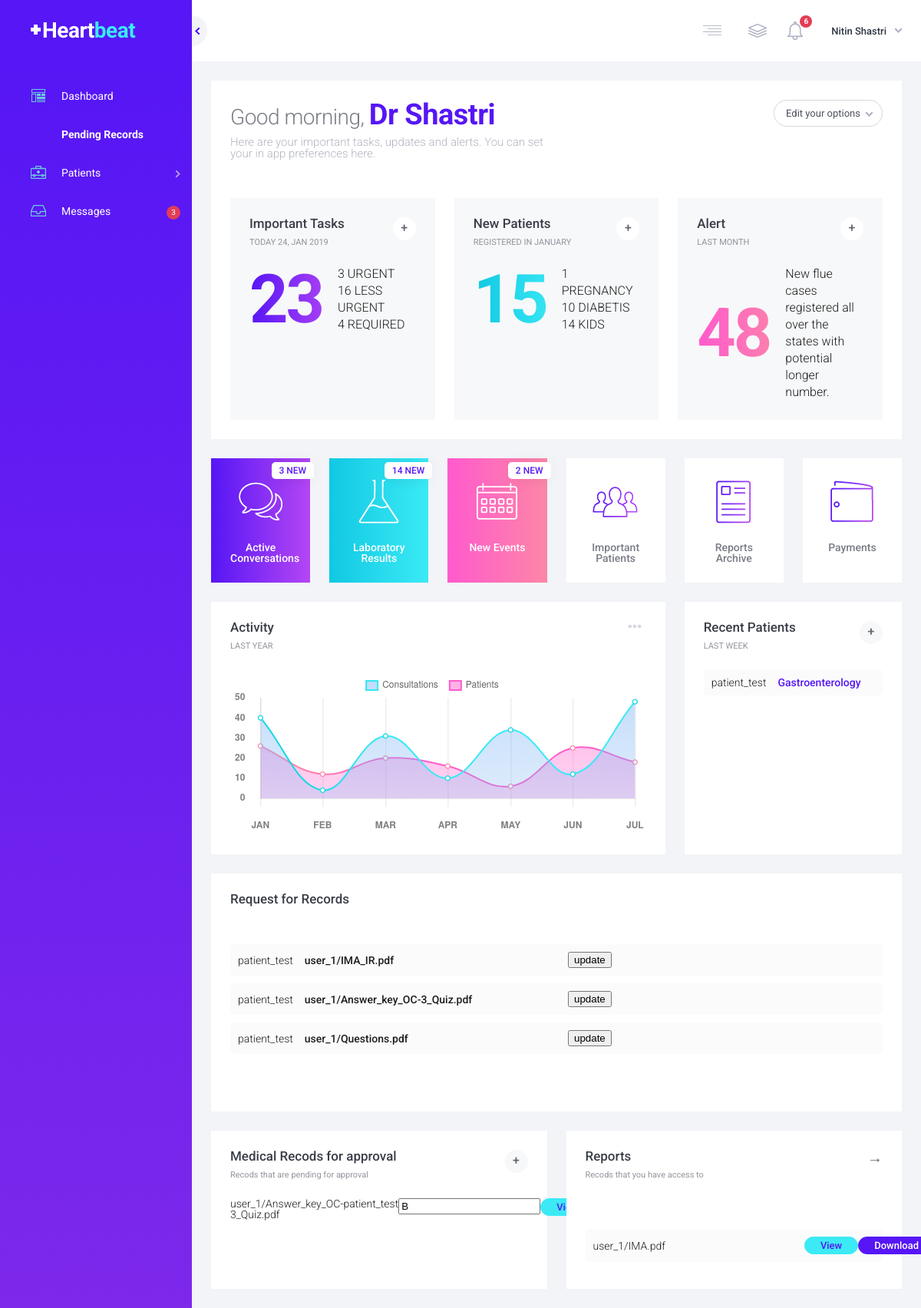
Page /doctordb/ on the earlier database version.
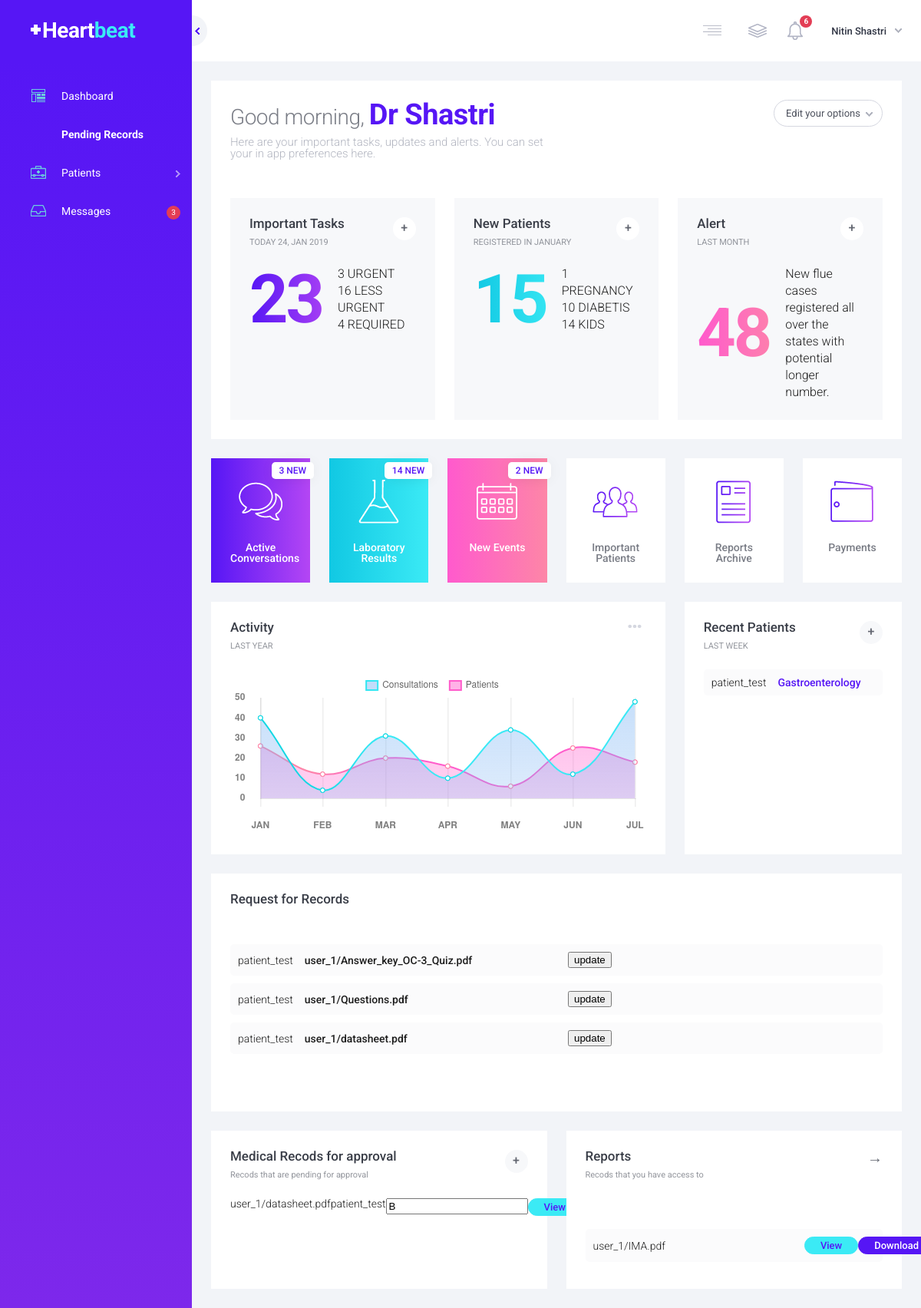
Same page on the later database version.
### app/models.py (models this page shows)
class patient(models.Model):
	id = models.IntegerField(primary_key=True)
	name = models.CharField(max_length=100)
	age = models.IntegerField()
	email = models.EmailField()
	medication = models.CharField(max_length=100)

class Records(models.Model):
	id = models.IntegerField(primary_key=True, auto_created=True)
	patient = models.ForeignKey('patient', on_delete=models.CASCADE)
	doctor = models.ForeignKey('doctor', on_delete=models.CASCADE)
	document = models.FileField(upload_to = user_directory_path)
	time_limit = models.DateTimeField(null=True, blank=True)
	approval_doc = models.CharField(max_length=1, default="B") # Y or N or B B is blank # for the doctor
	approval_rec = models.CharField(max_length=1, default="B") # Y or N or B B is blank # for the record

### app/views.py (the view)
# urls.py: url(r'^doctordb/$', views.req_rec, name='doctordb'),
def req_rec(request):
    documents = Records.objects.filter(time_limit__isnull=True)
    approved_reports = Records.objects.filter( approval_doc="Y")
    pending = Records.objects.exclude( approval_rec="N")
    pending = pending.exclude( approval_rec="Y")
    patients = patient.objects.all()
    return render(request, './apna-doctor-dashboard.html', { 'documents': documents, 'approved_reports': approved_reports, 'pending': pending, 'patients': patients })

### app/templates/apna-doctor-dashboard.html (shortened to what the changed rows need)
{% load static %}
<html lang="en">
  <head>
    <link rel="stylesheet" href={% static "css/swiper.css" %}/> <link
    rel="stylesheet" href={% static "./css/jquery.scrollbar.css" %}/> <link
    rel="stylesheet" href={% static "css/daterangepicker.css" %}/> <link
    rel="stylesheet" href={% static "css/select2.css" %}/> <link
    rel="stylesheet" href={% static "css/ion.rangeSlider.min.css" %}/> <link
    rel="stylesheet" href={% static "css/dashboard.min.css" %}/>
  </head>
  <body>
    <div class="dashboard-wrap">
      <header class="sidebar-header">
        <h1 class="sidebar-header__logo">
          H<span>eart<strong>beat</strong></span>
        </h1>
      </header>
      <div class="section section--content" id="content">
        <div class="grid grid--margin">
          <div class="grid__row">
            <div
              class="grid__col grid__col--13 grid__col--margin grid__col--padding bg-white"
            >
              <div class="table table--no-header table--new-doctors">
                <div class="table__body">
                  {% for patient in patients %}
                  <div class="table__row">
                    <div class="table__cell"> {{patient.name}} </div>
                    <div class="table__cell color-blue">Gastroenterology</div>
                  </div>
                  {% endfor %}
                </div>
              </div>
            </div>
          </div>
          <div class="grid__row ">
            <div
              class="grid__col grid__col--margin grid__col--padding bg-white"
            >
              <div class="appointments">
                <div class="appointments__content swiper-wrapper">
                  <div class="table table--no-header table--new-doctors">
                <div class="table__body">
                  {% csrf_token %} {% for choice in documents%}
                  <form method ="POST" action="approvedoc/{{ choice.id}}/">
                  <div class="table__row">
                    <div class="table__cell"> {{choice.patient.name}} </div>
                    <div class="table__cell">{{choice.document}}</div>
                    <div class="table__cell">
                    {% csrf_token %}<button type="submit"href="approvedoc/{{ choice.id}}"> update</button>
                    </div>
                  </div>
                  </form>
                  {% endfor %}
                </div>
              </div>
                </div>
              </div>
            </div>
          </div>
          <div class="grid__row">
            <div
              class="grid__col grid__col--13 grid__col--margin grid__col--padding bg-white mb0"
            >
              <div class="table__body">
                {% csrf_token %} {% for record in pending%}
                  <form method ="POST" action="approve/{{ record.id}}/">
                  <div class="table__row">
                    <div class="table__cell">{{record.document.name}}</div>
                    <div class="table__cell">{{record.patient.name}}</div>
                    <div class="table__cell"> <input name="approval_rec" value="{{record.approval_rec}}" /> </div>
                    <div class="table__cell">
                      <a
                        href='../media/{{record.document}}'
                        class="button button--small-table button--lightblue-bg"
                        >View</a
                      >
                    </div>
                    <div class="table__cell">
                      {% csrf_token %}<button type="submit"href="approve/{{ record.id}}"> update</button>
                    </div>
                  </div>
                  </form>
                  {% endfor %}
                </div>
            </div>
            <div
              class="grid__col grid__col--13 grid__col--margin grid__col--padding bg-white mb0"
            >
              <div class="table table--no-header table--latest-reports">
                <div class="table__body">
                {% csrf_token %} {% for record in approved_reports%}
                  <div class="table__row">
                    <div class="table__cell">{{record.document.name}}</div>
                    <div class="table__cell">
                      <a
                        href='../media/{{record.document}}'
                        class="button button--small-table button--lightblue-bg"
                        >View</a
                      >
                    </div>
                    <div class="table__cell">
                      <a
                        href='../media/{{record.document}}'
                        class="button button--small-table button--blue-bg"
                        download
                        >Download</a
                      >
                    </div>
                  </div>
                  {% endfor %}
                </div>
              </div>
            </div>
          </div>
        </div>
      </div>
    </div>
  </body>
</html>

Differences in the rows shown:
no longer on this page (row edited): Records: patient.name "patient_test", document "user_1/IMA_IR.pdf", shown under "Request for Records"
no longer on one of the page's lists (row edited): Records: document.name "user_1/Answer_key_OC-3_Quiz.pdf", patient.name "patient_test"
added Records: patient.name "patient_test", document "user_1/datasheet.pdf", document.name "user_1/datasheet.pdf", approval_rec "B"
